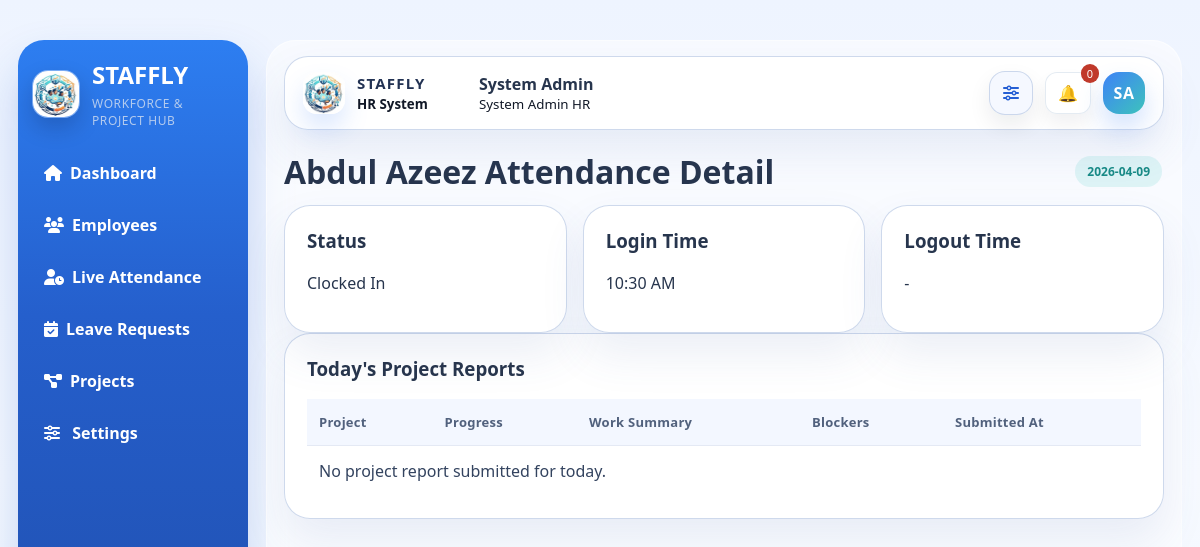
/employees/live-attendance/2 (signed in), run on the app's committed database.
### models.py (models this page shows, shortened)
class User(db.Model):
    __tablename__ = "users"
    id = db.Column(db.Integer, primary_key=True)
    name = db.Column(db.String(120), nullable=False)
    email = db.Column(db.String(120), unique=True, nullable=False, index=True)
    password_hash = db.Column(db.String(255), nullable=False)
    role = db.Column(db.String(20), nullable=False, default="Employee")
    position = db.Column(db.String(120), nullable=False, default="Web Developer")
    department = db.Column(db.String(120), nullable=True)
    is_registered = db.Column(db.Boolean, nullable=False, default=False)
    security_code_hash = db.Column(db.String(255), nullable=True)
    project_start_alert = db.Column(db.Boolean, nullable=False, default=True)
    deadline_alert_30 = db.Column(db.Boolean, nullable=False, default=True)
    deadline_alert_15 = db.Column(db.Boolean, nullable=False, default=True)
    deadline_alert_10 = db.Column(db.Boolean, nullable=False, default=True)
    deadline_alert_5 = db.Column(db.Boolean, nullable=False, default=True)
    deadline_alert_1 = db.Column(db.Boolean, nullable=False, default=True)
    skills = db.relationship("Skill", secondary=employee_skills, back_populates="employees")
    resume_skills = db.relationship("Skill", secondary=resume_skills, back_populates="resume_employees")
    notifications = db.relationship("Notification", backref="user", lazy=True, cascade="all, delete-orphan")
    assignments = db.relationship("ProjectAssignment", backref="employee", lazy=True, cascade="all, delete-orphan")
    attendance_records = db.relationship("AttendanceRecord", backref="employee", lazy=True, cascade="all, delete-orphan")
    leave_requests = db.relationship("LeaveRequest", backref="employee", lazy=True, cascade="all, delete-orphan")
    daily_project_reports = db.relationship("DailyProjectReport", backref="employee", lazy=True, cascade="all, delete-orphan")
    past_performance_records = db.relationship(
        "PastProjectPerformance",
        backref="employee",
        lazy=True,
        cascade="all, delete-orphan",
    )
    feedback_records = db.relationship("ProjectFeedback", backref="employee", lazy=True, cascade="all, delete-orphan")

class AttendanceRecord(db.Model):
    __tablename__ = "attendance_records"
    __table_args__ = (
        db.UniqueConstraint("user_id", "record_date", name="uq_user_daily_attendance"),
    )
    id = db.Column(db.Integer, primary_key=True)
    user_id = db.Column(db.Integer, db.ForeignKey("users.id"), nullable=False, index=True)
    record_date = db.Column(db.Date, nullable=False)
    login_time = db.Column(db.DateTime, nullable=True)
    logout_time = db.Column(db.DateTime, nullable=True)
    duration_hours = db.Column(db.Float, nullable=True)
    coffee_break_minutes = db.Column(db.Integer, nullable=False, default=0)
    food_break_minutes = db.Column(db.Integer, nullable=False, default=0)
    meeting_break_minutes = db.Column(db.Integer, nullable=False, default=0)
    active_break_type = db.Column(db.String(20), nullable=True)
    break_started_at = db.Column(db.DateTime, nullable=True)

### routes/employee_routes.py (the view)
@employee_bp.route("/live-attendance/<int:employee_id>")
@login_required
@role_required("Admin")
def live_attendance_detail(employee_id):
    employee = User.query.get_or_404(employee_id)
    today = date.today()
    attendance_row = AttendanceRecord.query.filter_by(user_id=employee.id, record_date=today).first()
    today_reports = (
        DailyProjectReport.query
        .filter_by(user_id=employee.id, report_date=today)
        .order_by(DailyProjectReport.submitted_at.desc())
        .all()
    )
    if not attendance_row or not attendance_row.login_time:
        today_reports = []
    if any(
        leave_request.status == "Approved"
        and leave_request.start_date <= today <= leave_request.end_date
        for leave_request in employee.leave_requests
    ):
        attendance_status = "On Approved Leave"
    elif attendance_row and attendance_row.active_break_type == "coffee":
        attendance_status = "On Refreshment Break"
    elif attendance_row and attendance_row.active_break_type == "food":
        attendance_status = "On Meal Break"
    elif attendance_row and attendance_row.active_break_type == "meeting":
        attendance_status = "In Meeting Break"
    elif attendance_row and attendance_row.logout_time:
        attendance_status = "Clocked Out"
    elif attendance_row and attendance_row.login_time:
        attendance_status = "Clocked In"
    else:
        attendance_status = "Not Logged In"
    return render_template(
        "employees/live_attendance_detail.html",
        employee=employee,
        today=today,
        attendance_row=attendance_row,
        attendance_status=attendance_status,
        today_reports=today_reports,
    )

### app.py (called while the page is built, shortened)
def run_daily_automation(force=False):
    global LAST_DAILY_AUTOMATION_RUN
    today = date.today()
    if not force and LAST_DAILY_AUTOMATION_RUN == today:
        return

### routes/auth_routes.py (called while the page is built)
def current_user():
    user_id = session.get("user_id")
    if not user_id:
        return None
    return User.query.get(user_id)

def _admin_user_by_email(email):
    normalized_email = (email or "").strip().lower()
    if not normalized_email:
        return None
    return User.query.filter_by(role="Admin", email=normalized_email).first()

def _admin_setup_complete(email=None):
    if email:
        admin = _admin_user_by_email(email)
        return bool(admin and admin.security_code_hash)
    for admin_email in ADMIN_EMAILS:
        admin = _admin_user_by_email(admin_email)
        if not admin or not admin.security_code_hash:
            return False
    return True

def login_required(view_func):
    @wraps(view_func)
    def wrapped(*args, **kwargs):
        if not current_user():
            flash("Please login first.", "warning")
            return redirect(url_for("auth.home"))
        return view_func(*args, **kwargs)
    return wrapped

def role_required(required_role):
    def decorator(view_func):
        @wraps(view_func)
        def wrapped(*args, **kwargs):
            user = current_user()
            if not user:
                flash("Please login first.", "warning")
                return redirect(url_for("auth.home"))
            if user.role != required_role:
                flash("You are not authorized for this action.", "danger")
                return redirect(url_for("auth.dashboard"))
            return view_func(*args, **kwargs)
        return wrapped
    return decorator

@auth_bp.app_context_processor
def inject_auth_context():
    user = current_user()
    unread = 0
    if user:
        unread = Notification.query.filter_by(user_id=user.id, is_read=False).count()
    return {
        "current_user": user,
        "unread_count": unread,
        "admin_recent_login": session.pop("admin_recent_login", False),
        "admin_setup_complete": _admin_setup_complete(),
    }

### templates/employees/live_attendance_detail.html (shortened to what this page needs)
{% extends "base.html" %}
{% block content %}
<div class="page-header">
    <h1>{{ employee.name }} Attendance Detail</h1>
    <div>
        <span class="tag">{{ today.strftime('%Y-%m-%d') }}</span>
    </div>
</div>
<div class="card-grid">
    <div class="card compact-card">
        <h3>Status</h3>
        <p>{{ attendance_status }}</p>
    </div>
    <div class="card compact-card">
        <h3>Login Time</h3>
        <p>{{ attendance_row.login_time.strftime('%I:%M %p') if attendance_row and attendance_row.login_time else '-' }}</p>
    </div>
    <div class="card compact-card">
        <h3>Logout Time</h3>
        <p>{{ attendance_row.logout_time.strftime('%I:%M %p') if attendance_row and attendance_row.logout_time else '-' }}</p>
    </div>
</div>
<div class="card">
    <h3>Today's Project Reports</h3>
    <table>
        <thead>
            <tr>
                <th>Project</th>
                <th>Progress</th>
                <th>Work Summary</th>
                <th>Blockers</th>
                <th>Submitted At</th>
            </tr>
        </thead>
        <tbody>
            {% for report in today_reports %}
            <tr>
                <td>{{ report.project.name }}</td>
                <td>{{ report.progress_percent }}%</td>
                <td>{{ report.work_summary }}</td>
                <td>{{ report.blockers or '-' }}</td>
                <td>{{ report.submitted_at.strftime('%I:%M %p') }}</td>
            </tr>
            {% else %}
            <tr><td colspan="5">No project report submitted for today.</td></tr>
            {% endfor %}
        </tbody>
    </table>
</div>
{% endblock %}

### templates/base.html (shortened to what this page needs)
﻿<!doctype html>
<html lang="en">
<head>
    <link rel="stylesheet" href="{{ url_for('static', filename='css/style.css') }}">
    <link rel="stylesheet" href="https://cdnjs.cloudflare.com/ajax/libs/font-awesome/6.5.2/css/all.min.css">
</head>
<body data-admin-authenticated="{% if current_user and current_user.role == 'Admin' %}1{% else %}0{% endif %}">
    {% if current_user %}
    <div class="app-layout">
        <aside class="sidebar">
            <div class="brand-lockup">
                <img src="{{ url_for('static', filename='img/staffly-logo.jpeg') }}" alt="STAFFLY logo" class="brand-logo">
                <div class="brand-copy">
                    <h2>STAFFLY</h2>
                    <small>Workforce & Project Hub</small>
                </div>
            </div>
            <nav class="nav-links">
                <a href="{{ url_for('auth.dashboard') }}" class="{% if request.endpoint == 'auth.dashboard' %}active-nav{% endif %}"><i class="fa-solid fa-house"></i>Dashboard</a>
                {% if current_user.role == 'Admin' %}
                <a href="{{ url_for('employees.list_employees') }}" class=""><i class="fa-solid fa-users"></i>Employees</a>
                <a href="{{ url_for('employees.live_attendance') }}" class="{% if request.endpoint == 'employees.live_attendance' %}active-nav{% endif %}"><i class="fa-solid fa-user-clock"></i>Live Attendance</a>
                <a href="{{ url_for('employees.admin_leave_requests') }}" class=""><i class="fa-solid fa-calendar-check"></i>Leave Requests</a>
                {% endif %}
                <a href="{{ url_for('projects.list_projects') }}" class=""><i class="fa-solid fa-diagram-project"></i>{% if current_user.role == 'Admin' %}Projects{% else %}My Projects{% endif %}</a>
                <a href="{{ url_for('auth.settings') }}" class="{% if request.endpoint == 'auth.settings' %}active-nav{% endif %}"><i class="fa-solid fa-sliders"></i> Settings</a>
            </nav>
        </aside>
        <main class="main-content">
            <header class="topbar">
                <div class="topbar-brand">
                    <img src="{{ url_for('static', filename='img/staffly-logo.jpeg') }}" alt="STAFFLY logo" class="topbar-brand-logo">
                    <div class="topbar-brand-copy">
                        <strong>STAFFLY</strong>
                        <small>HR System</small>
                    </div>
                </div>
                <div class="topbar-user">
                    <strong>{{ current_user.name }}</strong>
                    {% if current_user.role == 'Admin' %}
                    <small>System Admin HR</small>
                    {% else %}
                    <small>{{ current_user.position }} | {{ current_user.role }}</small>
                    {% endif %}
                </div>
                <div class="topbar-actions">
                    <a class="topbar-icon-btn" href="{{ url_for('auth.settings') }}" title="Open settings" aria-label="Open settings">
                        <i class="fa-solid fa-sliders"></i>
                    </a>
                    <div class="notification-wrapper">
                        <a id="notificationBellLink" class="bell-btn bell-link" href="{{ url_for('projects.notifications_page') }}" title="Open all notifications" aria-label="Open all notifications">🔔</a>
                        <button id="notificationCountBtn" class="notification-count-btn notification-badge-btn" type="button" title="Show unread notifications" aria-label="Show unread notifications">
                            <span id="notificationCount">{{ unread_count }}</span>
                        </button>
                    </div>
                    <div class="profile-menu-wrap">
                    <button id="profileMenuToggle" class="topbar-avatar topbar-avatar-btn" type="button" aria-expanded="false" aria-controls="profileMenuPanel" aria-label="Open profile menu">
                        {{ current_user.name.split()[0][0] }}{% if current_user.name.split()|length > 1 %}{{ current_user.name.split()[-1][0] }}{% endif %}
                    </button>
                    </div>
                </div>
            </header>
            {% block content %}{% endblock %}
        </main>
    </div>
    {% else %}
        {% block public_content %}{% endblock %}
    {% endif %}
</body>
</html>

### data on the page
User: name "System Admin", name "S", name "A"
User: name "Abdul Azeez"
AttendanceRecord: login_time "10:30 AM", logout_time "-"

### other printed values
{{ unread_count }} "0"
{{ today.strftime('%Y-%m-%d') }} "2026-04-09"
{{ attendance_status }} "Clocked In"
